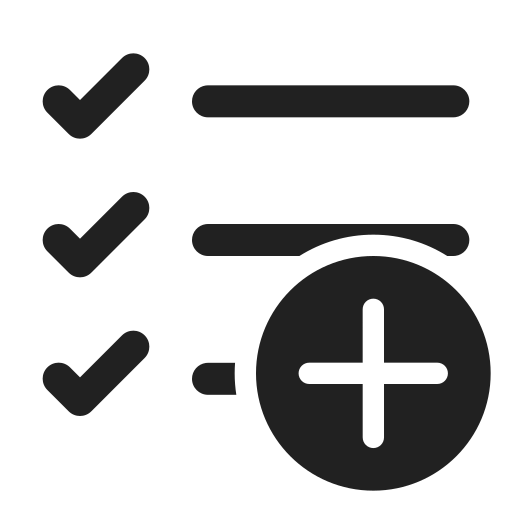
#> input picture add_task.png, 512 x 512 px
$ python ResizeImage.py
#> lines starting #> are read from the running program, lines starting #| are printed output that depends on the picture
# Importing Image class from PIL module
from PIL import Image

# Opens a image in RGB mode
im = Image.open(r"add_task.png")
#> im is the input picture: PIL image 512x512 RGBA; mean R, G, B, A 8.5, 8.5, 8.5, 64.5

# Size of the image in pixels (size of original image)
# (This is not mandatory)
width, height = im.size
#> width = 512; height = 512

newsize = (50, 50)
im1 = im.resize(newsize)
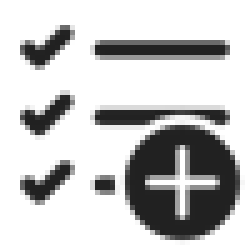
#> im1: PIL image 50x50 RGBA (shown 5 times larger); mean R, G, B, A 11.3, 11.3, 11.3, 64.6; transparent parts drawn white
# Shows the image in image viewer
im1.show()
